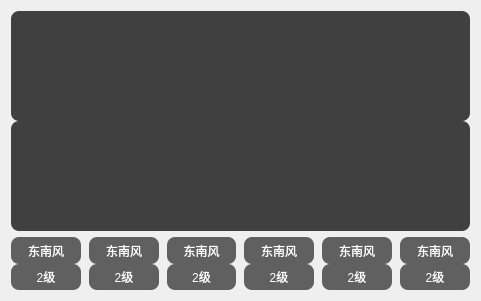
  <widget class="QWidget" name="widget04" native="true">
   <property name="geometry">
    <rect>
     <x>10</x>
     <y>590</y>
     <width>481</width>
     <height>301</height>
    </rect>
   </property>
   <layout class="QVBoxLayout" name="verticalLayout_6">
    <item>
     <layout class="QVBoxLayout" name="verticalLayout_7">
      <property name="spacing">
       <number>0</number>
      </property>
      <item>
       <widget class="QWidget" name="widget0404" native="true">
        <property name="minimumSize">
         <size>
          <width>0</width>
          <height>110</height>
         </size>
        </property>
        <property name="styleSheet">
         <string notr="true">background-color: rgb(64,64,64);
border-radius: 8px;
border-bottom-left-radius:0xp;
border-bottom-right-radius:0xp;</string>
        </property>
       </widget>
      </item>
      <item>
       <widget class="QWidget" name="widget0405" native="true">
        <property name="minimumSize">
         <size>
          <width>0</width>
          <height>110</height>
         </size>
        </property>
        <property name="styleSheet">
         <string notr="true">background-color: rgb(64,64,64);
border-radius: 8px;
border-top-left-radius:0xp;
border-top-right-radius:0xp;</string>
        </property>
       </widget>
      </item>
     </layout>
    </item>
    <item>
     <widget class="QWidget" name="widget0406" native="true">
      <layout class="QGridLayout" name="gridLayout_6">
       <property name="leftMargin">
        <number>0</number>
       </property>
       <property name="topMargin">
        <number>0</number>
       </property>
       <property name="rightMargin">
        <number>0</number>
       </property>
       <property name="bottomMargin">
        <number>0</number>
       </property>
       <property name="horizontalSpacing">
        <number>8</number>
       </property>
       <property name="verticalSpacing">
        <number>0</number>
       </property>
       <item row="0" column="0">
        <widget class="QLabel" name="labelFX0">
         <property name="styleSheet">
          <string notr="true">border-radius: 8px;
color:rgb(255,255,255);
background-color: rgb(96, 96, 96);
border-bottom-left-radius:0xp;
border-bottom-right-radius:0xp;

</string>
         </property>
         <property name="text">
          <string>东南风</string>
         </property>
         <property name="scaledContents">
          <bool>true</bool>
         </property>
         <property name="alignment">
          <set>Qt::AlignmentFlag::AlignCenter</set>
         </property>
        </widget>
       </item>
       <item row="1" column="3">
        <widget class="QLabel" name="labelFL3">
         <property name="styleSheet">
          <string notr="true">border-radius: 8px;
color:rgb(255,255,255);
background-color: rgb(96, 96, 96);
border-top-left-radius:0xp;
border-top-right-radius:0xp;</string>
         </property>
         <property name="text">
          <string>2级</string>
         </property>
         <property name="alignment">
          <set>Qt::AlignmentFlag::AlignCenter</set>
         </property>
        </widget>
       </item>
       <item row="1" column="2">
        <widget class="QLabel" name="labelFL2">
         <property name="styleSheet">
          <string notr="true">border-radius: 8px;
color:rgb(255,255,255);
background-color: rgb(96, 96, 96);
border-top-left-radius:0xp;
border-top-right-radius:0xp;</string>
         </property>
         <property name="text">
          <string>2级</string>
         </property>
         <property name="alignment">
          <set>Qt::AlignmentFlag::AlignCenter</set>
         </property>
        </widget>
       </item>
       <item row="1" column="4">
        <widget class="QLabel" name="labelFL4">
         <property name="styleSheet">
          <string notr="true">border-radius: 8px;
color:rgb(255,255,255);
background-color: rgb(96, 96, 96);
border-top-left-radius:0xp;
border-top-right-radius:0xp;</string>
         </property>
         <property name="text">
          <string>2级</string>
         </property>
         <property name="alignment">
          <set>Qt::AlignmentFlag::AlignCenter</set>
         </property>
        </widget>
       </item>
       <item row="1" column="1">
        <widget class="QLabel" name="labelFL1">
         <property name="styleSheet">
          <string notr="true">border-radius: 8px;
color:rgb(255,255,255);
background-color: rgb(96, 96, 96);
border-top-left-radius:0xp;
border-top-right-radius:0xp;</string>
         </property>
         <property name="text">
          <string>2级</string>
         </property>
         <property name="alignment">
          <set>Qt::AlignmentFlag::AlignCenter</set>
         </property>
        </widget>
       </item>
       <item row="0" column="5">
        <widget class="QLabel" name="labelFX5">
         <property name="styleSheet">
          <string notr="true">border-radius: 8px;
color:rgb(255,255,255);
background-color: rgb(96, 96, 96);
border-bottom-left-radius:0xp;
border-bottom-right-radius:0xp;

</string>
         </property>
         <property name="text">
          <string>东南风</string>
         </property>
         <property name="scaledContents">
          <bool>true</bool>
         </property>
         <property name="alignment">
          <set>Qt::AlignmentFlag::AlignCenter</set>
         </property>
        </widget>
       </item>
       <item row="0" column="1">
        <widget class="QLabel" name="labelFX1">
         <property name="styleSheet">
          <string notr="true">border-radius: 8px;
color:rgb(255,255,255);
background-color: rgb(96, 96, 96);
border-bottom-left-radius:0xp;
border-bottom-right-radius:0xp;

</string>
         </property>
         <property name="text">
          <string>东南风</string>
         </property>
         <property name="scaledContents">
          <bool>true</bool>
         </property>
         <property name="alignment">
          <set>Qt::AlignmentFlag::AlignCenter</set>
         </property>
        </widget>
       </item>
       <item row="0" column="3">
        <widget class="QLabel" name="labelFX3">
         <property name="styleSheet">
          <string notr="true">border-radius: 8px;
color:rgb(255,255,255);
background-color: rgb(96, 96, 96);
border-bottom-left-radius:0xp;
border-bottom-right-radius:0xp;

</string>
         </property>
         <property name="text">
          <string>东南风</string>
         </property>
         <property name="scaledContents">
          <bool>true</bool>
         </property>
         <property name="alignment">
          <set>Qt::AlignmentFlag::AlignCenter</set>
         </property>
        </widget>
       </item>
       <item row="0" column="4">
        <widget class="QLabel" name="labelFX4">
         <property name="styleSheet">
          <string notr="true">border-radius: 8px;
color:rgb(255,255,255);
background-color: rgb(96, 96, 96);
border-bottom-left-radius:0xp;
border-bottom-right-radius:0xp;

</string>
         </property>
         <property name="text">
          <string>东南风</string>
         </property>
         <property name="scaledContents">
          <bool>true</bool>
         </property>
         <property name="alignment">
          <set>Qt::AlignmentFlag::AlignCenter</set>
         </property>
        </widget>
       </item>
       <item row="0" column="2">
        <widget class="QLabel" name="labelFX2">
         <property name="styleSheet">
          <string notr="true">border-radius: 8px;
color:rgb(255,255,255);
background-color: rgb(96, 96, 96);
border-bottom-left-radius:0xp;
border-bottom-right-radius:0xp;

</string>
         </property>
         <property name="text">
          <string>东南风</string>
         </property>
         <property name="scaledContents">
          <bool>true</bool>
         </property>
         <property name="alignment">
          <set>Qt::AlignmentFlag::AlignCenter</set>
         </property>
        </widget>
       </item>
       <item row="1" column="0">
        <widget class="QLabel" name="labelFL0">
         <property name="styleSheet">
          <string notr="true">border-radius: 8px;
color:rgb(255,255,255);
background-color: rgb(96, 96, 96);
border-top-left-radius:0xp;
border-top-right-radius:0xp;</string>
         </property>
         <property name="text">
          <string>2级</string>
         </property>
         <property name="alignment">
          <set>Qt::AlignmentFlag::AlignCenter</set>
         </property>
        </widget>
       </item>
       <item row="1" column="5">
        <widget class="QLabel" name="labelFL5">
         <property name="styleSheet">
          <string notr="true">border-radius: 8px;
color:rgb(255,255,255);
background-color: rgb(96, 96, 96);
border-top-left-radius:0xp;
border-top-right-radius:0xp;</string>
         </property>
         <property name="text">
          <string>2级</string>
         </property>
         <property name="alignment">
          <set>Qt::AlignmentFlag::AlignCenter</set>
         </property>
        </widget>
       </item>
      </layout>
     </widget>
    </item>
   </layout>
  </widget>
